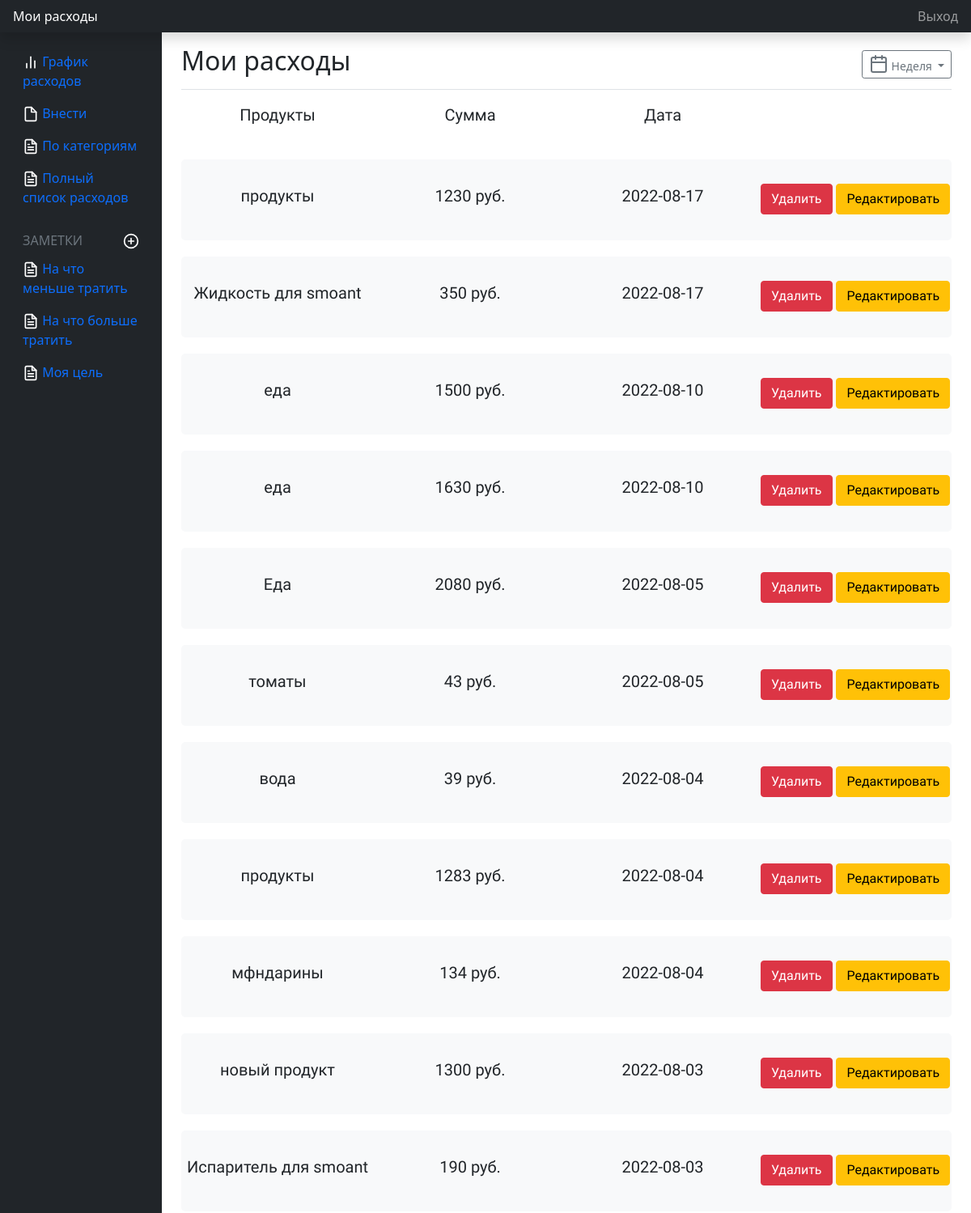
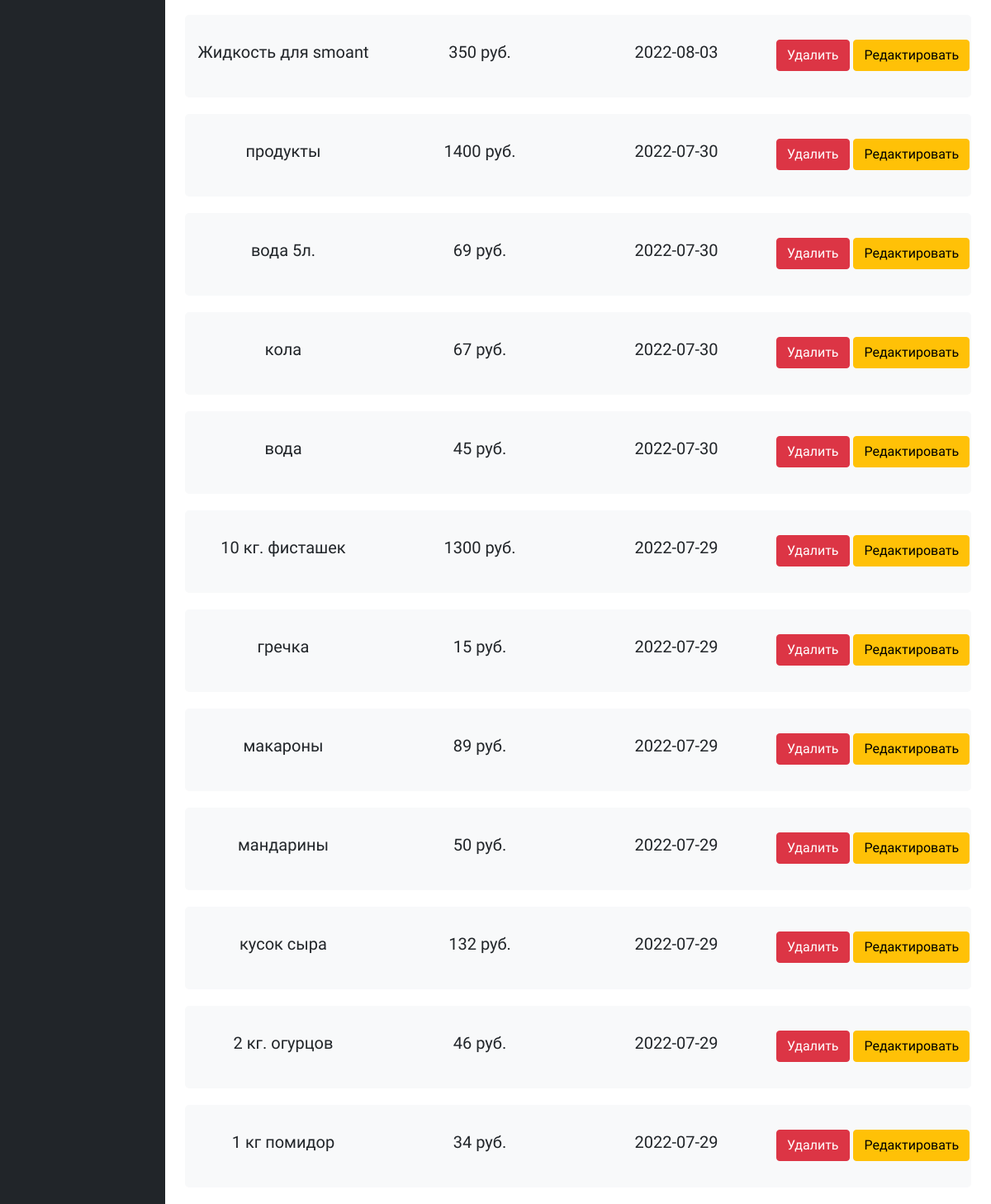
/spending, run on the app's committed database (2 pictures, top to bottom).
### main.py (models this page shows, shortened)
class Article(db.Model):
    id = db.Column(db.Integer, primary_key=True)
    date = db.Column(db.DateTime, default=datetime.utcnow)
    product = db.Column(db.String(50), nullable=True)
    price = db.Column(db.Integer)

### main.py (the view)
@login_required
@app.route("/spending")
def spending():
    article = Article.query.order_by(Article.date.desc()).all()
    return render_template("spending.html", article=article)

### main.py (called while the page is built)
@app.after_request
def redirect_to_signin(response):
    if response.status_code == 401:
        return redirect(url_for('/sign_in'))
    return response

### templates/spending.html (shortened to what this page needs)
{% extends 'base.html' %}
{% block body %}
<main class="col-md-9 ms-sm-auto col-lg-10 px-md-4"><div class="chartjs-size-monitor"><div class="chartjs-size-monitor-expand"><div class=""></div></div><div class="chartjs-size-monitor-shrink"><div class=""></div></div></div>
    <div class="d-flex justify-content-between flex-wrap flex-md-nowrap align-items-center pt-3 pb-2 mb-3 border-bottom">
      <h1 class="h2">Мои расходы</h1>
      <div class="btn-toolbar mb-2 mb-md-0">
        <button type="button" class="btn btn-sm btn-outline-secondary dropdown-toggle">
          Неделя
        </button>
      </div>
    </div>
    <div class="spending__block">
        <div class="spending">
            <div class="spending_list">
                {% if article | length > 0 %}
                <div class="info">
                  <li>Продукты</li>
                  <li>Сумма</li>
                  <li>Дата</li>
                </div>
                  {% for el in article %}
                  <div class="items">
                      <div class="product_list">{{el.product}}</div>
                      <div class="price">{{el.price}} руб.</div>
                      <div class="day">{{el.date.date()}}</div>
                      <div class="refactor_btn">
                        <a href="/spending/{{ el.id }}/del" class="btn btn-danger">Удалить</a>
                        <a href="/refactor/{{ el.id }}/update" class="btn btn-warning">Редактировать</a>
                      </div>
                  </div>
                  {% endfor %}
                {% else %}
                  <h1 id="null_spending">Тут пока что пусто !!!</h1>
                  <a href="/input" class="btn btn-warning">Добаить трату</a>
                {% endif %}
            </div>
        </div>
    </div>
{% endblock %}

### static/css/main.css (style rules this page uses)
* { margin: 0; padding: 0; box-sizing: border-box; }
.info { display: grid; grid-template-columns: 1fr 1fr 1fr 1fr; font-size: 20px; text-decoration: none; list-style: none; text-align: center; padding-bottom: 20px; font-family: 'Signika Negative', sans-serif; }
.spending_list { width: 100%; display: grid; grid-gap: 20px; margin-bottom: 20px; }
.items { min-height: 5em; border-radius: 5px; padding: 30px 0px; background-color: #f8f9fa; display: grid; grid-template-columns: 1fr 1fr 1fr 1fr; text-align: center; font-size: 20px; font-family: 'Signika Negative', sans-serif; }

### data on the page
Article: product "продукты", price "1230", date "2022-08-17"
Article: product "Жидкость для smoant", price "350", date "2022-08-17"
Article: product "еда", price "1500", date "2022-08-10"
Article: product "еда", price "1630", date "2022-08-10"
Article: product "Еда", price "2080", date "2022-08-05"
Article: product "томаты", price "43", date "2022-08-05"
Article: product "вода", price "39", date "2022-08-04"
Article: product "продукты", price "1283", date "2022-08-04"
Article: product "мфндарины", price "134", date "2022-08-04"
Article: product "новый продукт", price "1300", date "2022-08-03"
Article: product "Испаритель для smoant", price "190", date "2022-08-03"
Article: product "Жидкость для smoant", price "350", date "2022-08-03"
Article: product "продукты", price "1400", date "2022-07-30"
Article: product "вода 5л.", price "69", date "2022-07-30"
Article: product "кола", price "67", date "2022-07-30"
Article: product "вода", price "45", date "2022-07-30"
Article: product "10 кг. фисташек", price "1300", date "2022-07-29"
Article: product "гречка", price "15", date "2022-07-29"
Article: product "макароны", price "89", date "2022-07-29"
Article: product "мандарины", price "50", date "2022-07-29"
Article: product "кусок сыра", price "132", date "2022-07-29"
Article: product "2 кг. огурцов", price "46", date "2022-07-29"
Article: product "1 кг помидор", price "34", date "2022-07-29"
